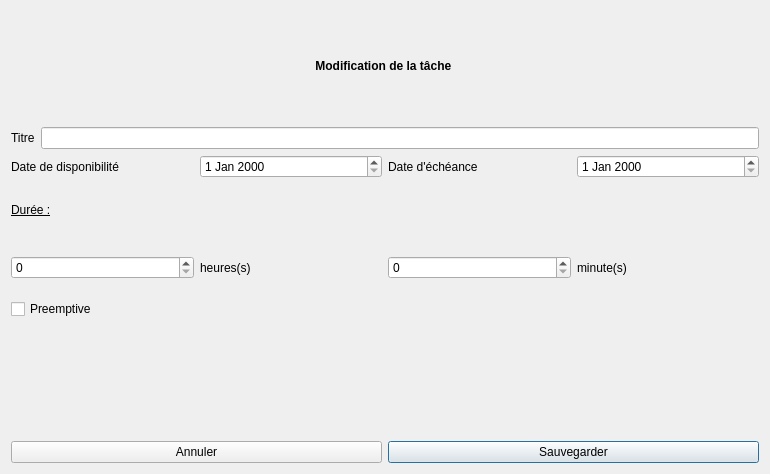
<?xml version="1.0" encoding="UTF-8"?>
<ui version="4.0">
 <class>TacheEditor</class>
 <widget class="QDialog" name="TacheEditor">
  <property name="geometry">
   <rect>
    <x>0</x>
    <y>0</y>
    <width>770</width>
    <height>474</height>
   </rect>
  </property>
  <property name="windowTitle">
   <string>Dialog</string>
  </property>
  <layout class="QVBoxLayout" name="verticalLayout_2">
   <item>
    <layout class="QVBoxLayout" name="verticalLayout">
     <item>
      <widget class="QLabel" name="label_fenetre">
       <property name="font">
        <font>
         <weight>75</weight>
         <bold>true</bold>
        </font>
       </property>
       <property name="text">
        <string>Modification de la tâche </string>
       </property>
       <property name="alignment">
        <set>Qt::AlignCenter</set>
       </property>
      </widget>
     </item>
    </layout>
   </item>
   <item>
    <layout class="QHBoxLayout" name="horizontalLayout_2">
     <item>
      <widget class="QLabel" name="label_titre">
       <property name="text">
        <string>Titre</string>
       </property>
      </widget>
     </item>
     <item>
      <widget class="QLineEdit" name="edit_titre"/>
     </item>
    </layout>
   </item>
   <item>
    <layout class="QHBoxLayout" name="horizontalLayout_4">
     <item>
      <widget class="QLabel" name="label_3">
       <property name="text">
        <string>Date de disponibilité</string>
       </property>
      </widget>
     </item>
     <item>
      <widget class="QDateEdit" name="editDispo"/>
     </item>
     <item>
      <widget class="QLabel" name="label_2">
       <property name="text">
        <string>Date d'échéance</string>
       </property>
      </widget>
     </item>
     <item>
      <widget class="QDateEdit" name="editEcheance"/>
     </item>
    </layout>
   </item>
   <item>
    <layout class="QVBoxLayout" name="verticalLayout_3">
     <item>
      <widget class="QLabel" name="label_duree">
       <property name="font">
        <font>
         <weight>50</weight>
         <bold>false</bold>
         <underline>true</underline>
        </font>
       </property>
       <property name="inputMethodHints">
        <set>Qt::ImhNone</set>
       </property>
       <property name="text">
        <string>Durée :</string>
       </property>
      </widget>
     </item>
     <item>
      <layout class="QHBoxLayout" name="horizontalLayout_5">
       <item>
        <widget class="QSpinBox" name="editDureeHeures">
         <property name="maximum">
          <number>23</number>
         </property>
        </widget>
       </item>
       <item>
        <widget class="QLabel" name="label_heures">
         <property name="text">
          <string>heures(s)</string>
         </property>
        </widget>
       </item>
       <item>
        <widget class="QSpinBox" name="editDureeMinutes">
         <property name="maximum">
          <number>59</number>
         </property>
        </widget>
       </item>
       <item>
        <widget class="QLabel" name="label_minutes">
         <property name="text">
          <string>minute(s)</string>
         </property>
        </widget>
       </item>
      </layout>
     </item>
    </layout>
   </item>
   <item>
    <layout class="QHBoxLayout" name="horizontalLayout_3">
     <item>
      <widget class="QCheckBox" name="checkBoxPreemp">
       <property name="text">
        <string>Preemptive</string>
       </property>
      </widget>
     </item>
    </layout>
   </item>
   <item>
    <layout class="QHBoxLayout" name="horizontalLayout_6">
     <item>
      <widget class="QLabel" name="label_st">
       <property name="text">
        <string/>
       </property>
      </widget>
     </item>
    </layout>
   </item>
   <item>
    <layout class="QHBoxLayout" name="horizontalLayout">
     <item>
      <widget class="QPushButton" name="buttonAnnuler">
       <property name="text">
        <string>Annuler</string>
       </property>
      </widget>
     </item>
     <item>
      <widget class="QPushButton" name="buttonSauvegarder">
       <property name="text">
        <string>Sauvegarder</string>
       </property>
       <property name="default">
        <bool>true</bool>
       </property>
      </widget>
     </item>
    </layout>
   </item>
  </layout>
 </widget>
 <resources/>
 <connections>
  <connection>
   <sender>buttonAnnuler</sender>
   <signal>clicked()</signal>
   <receiver>TacheEditor</receiver>
   <slot>close()</slot>
   <hints>
    <hint type="sourcelabel">
     <x>197</x>
     <y>426</y>
    </hint>
    <hint type="destinationlabel">
     <x>384</x>
     <y>236</y>
    </hint>
   </hints>
  </connection>
 </connections>
</ui>
